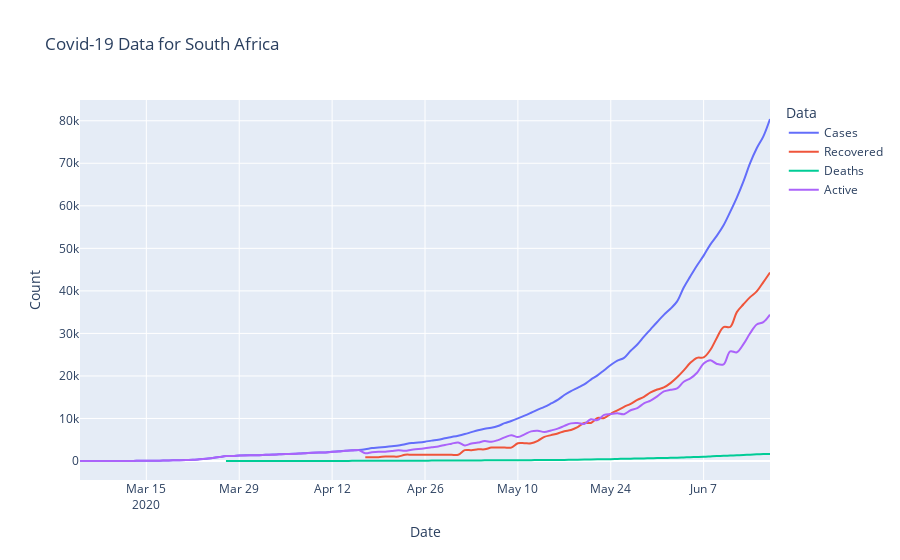

Notebook cell for this chart:
### Code cell
fig2 = px.line(state_wide_plotly, x='Date', y='Count', color='Data',
              title='Covid-19 Data for South Africa', line_shape='spline')
fig2.update_traces(hovertemplate=None)
fig2.update_layout(hovermode="x")
fig2.show()
